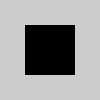
Frame 1 (no input)
Frame 60 (the mouse pressed at the canvas centre just before this capture): identical to frame 1, image omitted
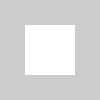
Frame 120 (the mouse held since frame 60 and released just before this capture)

The Processing sketch that drew these frames (run headless with seeded random() and noise(); from frame 60 on, the mouse is pressed at the canvas centre):

// Processing sketch: drawing1
// ── drawing1.pde
void setup() { 
  size(100,100); 
  smooth(); 
  noStroke();
}


void draw() { background(204);
if (mousePressed == true) {
fill(255); } else {
fill(0); }
rect(25,25,50,50); }
